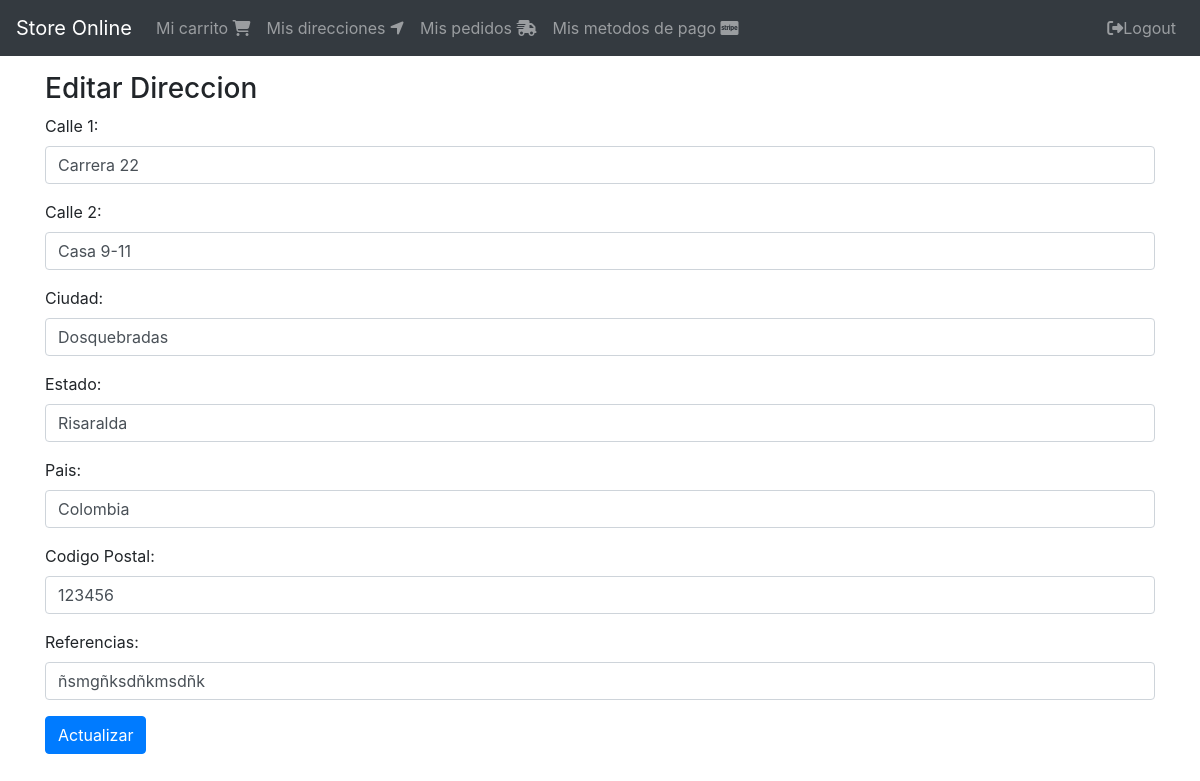
The app's page /direcciones/editar/8 (signed in) with its own data.
### shipping_address/models.py (models this page shows, shortened)
class ShippingAddress(models.Model):
    user = models.ForeignKey(User, null=False, blank=False, on_delete=models.CASCADE)
    line1 = models.CharField(max_length=200)
    line2 = models.CharField(max_length=200, blank=True)
    city = models.CharField(max_length=100)
    state = models.CharField(max_length=100)
    country = models.CharField(max_length=50)
    reference = models.CharField(max_length=300)
    postal_code = models.CharField(max_length=10, null=False, blank=False)
    default = models.BooleanField(default=False)
    create_at = models.DateTimeField(auto_now_add=True)

### shipping_address/views.py (the view, shortened to what this page needs)
# urls.py: path('editar/<int:pk>', views.ShippingAddressUpdateViews.as_view(), name='update'),
class ShippingAddressUpdateViews(LoginRequiredMixin, SuccessMessageMixin, generic.UpdateView):
    login_url = 'login'
    model = ShippingAddress
    form_class = ShippingAddressForm
    template_name = 'update.html'
    success_message = 'Direccion Actualizada'
    def dispatch(self, request, *args, **kwargs):
        if request.user.id != self.get_object().user_id:
            return redirect('carts:cart')
        return super(ShippingAddressUpdateViews, self).dispatch(request, *args, **kwargs)

### shipping_address/forms.py
class ShippingAddressForm(ModelForm):
    class Meta:
        model = ShippingAddress
        fields = [
            'line1', 'line2', 'city', 'state', 'country', 'postal_code', 'reference'
        ]
        labels = {
            'line1':'Calle 1',
            'line2':'Calle 2',
            'city':'Ciudad',
            'state':'Estado',
            'country':'Pais',
            'postal_code':'Codigo Postal',
            'reference':'Referencias',
        }
    def __init__(self, *args, **kwargs):
        super().__init__(*args,**kwargs)
        self.fields['postal_code'].widget.attrs.update({'placeholder':'0000'})
        for field in self.fields:
            self.fields[field].widget.attrs.update({'class':'form-control'})

### shipping_address/templates/update.html
{% extends "base/base.html" %}
{% block content %}
  <div class="col">
      <div class="h3">
          Editar Direccion
      </div>
      {% include "snippets/form.html" with message='Actualizar' %}
  </div>
{% endblock content %}

### shipping_address/templates/snippets/form.html (shortened to what this page needs)
<form method="post">{% csrf_token %}
    {% for field in form %}
      <div class="form-group">
          {{field.label_tag}}
          {{field}}
      </div>
    {% endfor %}
    <button type="submit" class="btn btn-primary">{{message}}</button>
</form>

### records on screen
ShippingAddress: form "Carrera 22" "Casa 9-11" "Dosquebradas" "Risaralda" "Colombia" "123456" "ñsmgñksdñkmsdñk"

### other values on screen
{{ field.label_tag }} "Calle 1:" "Calle 2:" "Ciudad:" "Estado:" "Pais:" "Codigo Postal:" "Referencias:"
{{ message }} "Actualizar"
